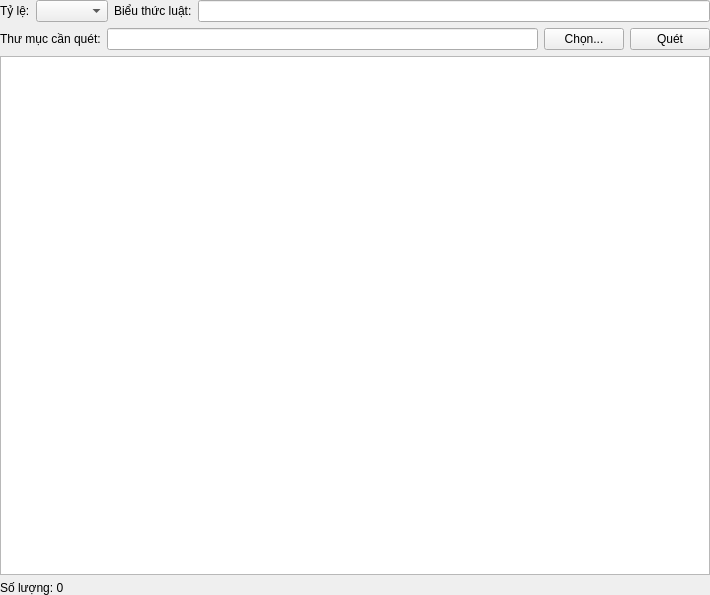
<?xml version="1.0" encoding="UTF-8"?>
<ui version="4.0">
 <class>ScanningWidget</class>
 <widget class="QWidget" name="ScanningWidget">
  <property name="geometry">
   <rect>
    <x>0</x>
    <y>0</y>
    <width>710</width>
    <height>595</height>
   </rect>
  </property>
  <property name="windowTitle">
   <string>ScanningWidget</string>
  </property>
  <layout class="QGridLayout" name="gridLayout">
   <property name="leftMargin">
    <number>0</number>
   </property>
   <property name="topMargin">
    <number>0</number>
   </property>
   <property name="rightMargin">
    <number>0</number>
   </property>
   <property name="bottomMargin">
    <number>0</number>
   </property>
   <item row="0" column="0">
    <layout class="QHBoxLayout" name="horizontalLayout">
     <item>
      <widget class="QLabel" name="mapScaleLabel">
       <property name="text">
        <string>Tỷ lệ:</string>
       </property>
      </widget>
     </item>
     <item>
      <widget class="QComboBox" name="mapScaleComboBox"/>
     </item>
     <item>
      <widget class="QLabel" name="regExpLabel">
       <property name="text">
        <string>Biểu thức luật:</string>
       </property>
      </widget>
     </item>
     <item>
      <widget class="QLineEdit" name="regExpLineEdit"/>
     </item>
    </layout>
   </item>
   <item row="1" column="0">
    <layout class="QHBoxLayout" name="horizontalLayout_3">
     <item>
      <widget class="QLabel" name="scanningDirLabel">
       <property name="text">
        <string>Thư mục cần quét:</string>
       </property>
      </widget>
     </item>
     <item>
      <widget class="QLineEdit" name="scanDirLineEdit"/>
     </item>
     <item>
      <widget class="QPushButton" name="browseScanDirButton">
       <property name="sizePolicy">
        <sizepolicy hsizetype="Fixed" vsizetype="Fixed">
         <horstretch>0</horstretch>
         <verstretch>0</verstretch>
        </sizepolicy>
       </property>
       <property name="text">
        <string>Chọn...</string>
       </property>
      </widget>
     </item>
     <item>
      <widget class="QPushButton" name="scanButton">
       <property name="text">
        <string>Quét</string>
       </property>
       <property name="icon">
        <iconset resource="../MainWindow.qrc">
         <normaloff>:/icons/scan.svg</normaloff>:/icons/scan.svg</iconset>
       </property>
      </widget>
     </item>
    </layout>
   </item>
   <item row="2" column="0">
    <widget class="QTableView" name="tableView"/>
   </item>
   <item row="3" column="0">
    <layout class="QHBoxLayout" name="horizontalLayout_2">
     <item>
      <widget class="QLabel" name="totalLabel">
       <property name="text">
        <string>Số lượng: 0</string>
       </property>
      </widget>
     </item>
     <item>
      <widget class="QLabel" name="statusLabel">
       <property name="sizePolicy">
        <sizepolicy hsizetype="Expanding" vsizetype="Preferred">
         <horstretch>0</horstretch>
         <verstretch>0</verstretch>
        </sizepolicy>
       </property>
       <property name="text">
        <string/>
       </property>
      </widget>
     </item>
    </layout>
   </item>
  </layout>
 </widget>
 <layoutdefault spacing="6" margin="11"/>
 <resources>
  <include location="../MainWindow.qrc"/>
 </resources>
 <connections/>
</ui>
